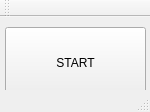
<?xml version="1.0" encoding="UTF-8"?>
<ui version="4.0">
 <class>MainWindow</class>
 <widget class="QMainWindow" name="MainWindow">
  <property name="geometry">
   <rect>
    <x>0</x>
    <y>0</y>
    <width>150</width>
    <height>112</height>
   </rect>
  </property>
  <property name="windowTitle">
   <string>MainWindow</string>
  </property>
  <widget class="QWidget" name="centralWidget">
   <widget class="QPushButton" name="Btn_Start">
    <property name="geometry">
     <rect>
      <x>5</x>
      <y>10</y>
      <width>141</width>
      <height>71</height>
     </rect>
    </property>
    <property name="text">
     <string>START</string>
    </property>
   </widget>
  </widget>
  <widget class="QMenuBar" name="menuBar">
   <property name="geometry">
    <rect>
     <x>0</x>
     <y>0</y>
     <width>150</width>
     <height>22</height>
    </rect>
   </property>
  </widget>
  <widget class="QToolBar" name="mainToolBar">
   <attribute name="toolBarArea">
    <enum>TopToolBarArea</enum>
   </attribute>
   <attribute name="toolBarBreak">
    <bool>false</bool>
   </attribute>
  </widget>
  <widget class="QStatusBar" name="statusBar"/>
 </widget>
 <layoutdefault spacing="6" margin="11"/>
 <resources/>
 <connections/>
</ui>
